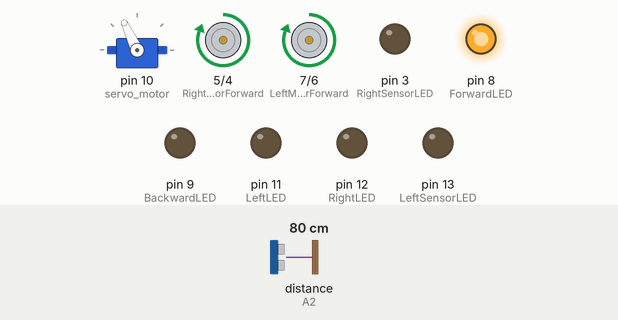
This sketch was run on a simulated Arduino Uno, built with avr-gcc and run on an emulated ATmega328P. On the bench: servo, motor-driver pin pairs drawn as motors (green arrow = first pin HIGH = forward, orange = second pin HIGH = backward, longer = more drive), output pins drawn as LEDs (lit = HIGH). The inputs (shaded band) are chosen by the test bench; at power-on: distance to the obstacle (sensor on A2) 80 cm. The echo pulse lasts 58.3 µs per cm.

Above: at 3.9 s.
4.0 s: distance to the obstacle (sensor on A2) set to 48 cm
5.5 s: distance to the obstacle (sensor on A2) set to 39 cm
At 7.3 s:
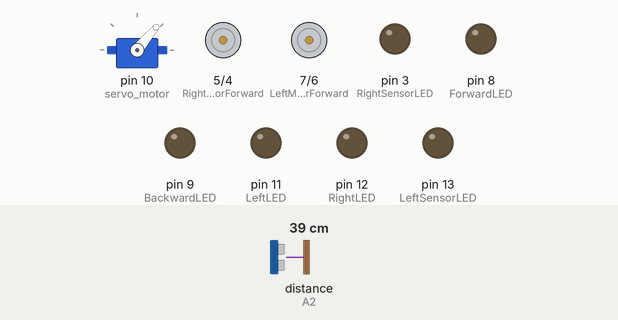
8.5 s: distance to the obstacle (sensor on A2) set to 60 cm
At 9.4 s:
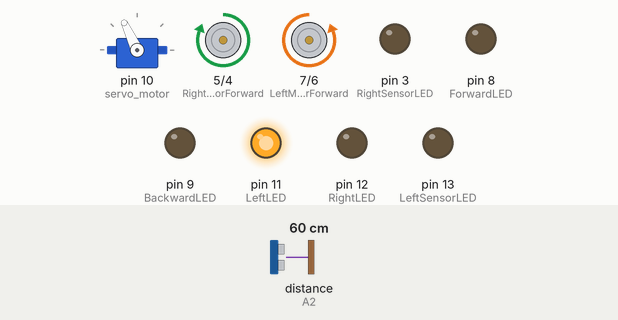
11.0 s: distance to the obstacle (sensor on A2) set to 2 cm
At 13.9 s:
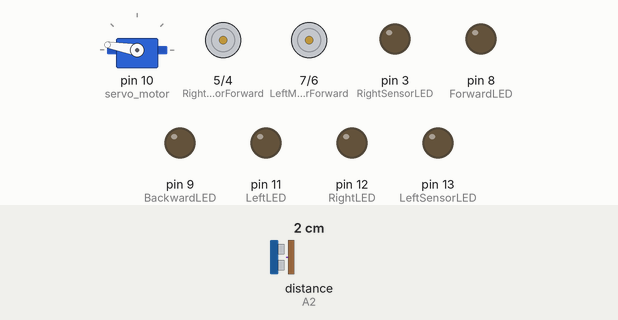
14.0 s: distance to the obstacle (sensor on A2) set to 120 cm
At 14.66 s:
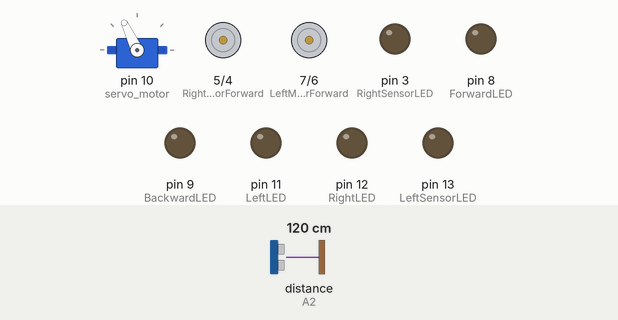
Timing chart, 0 to 17.0 s (numbered marks = the images above; inputs shaded):
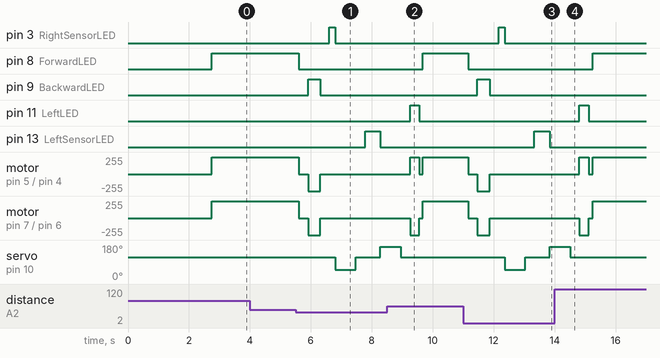

Measured:
- the behaviour switches between 45 and 44 cm on distance to the obstacle (sensor on A2) (found by bisection; images 0 and 1)
- after the input at 4.0 s, every drawn part: stays the same
- after the input at 5.5 s, pin 3 (RightSensorLED): LOW → HIGH after 1.1 s, → LOW 0.20 s later; pin 8 (ForwardLED): HIGH → LOW after 0.11 s
- after the input at 8.5 s, pin 3 (RightSensorLED): stays LOW (without the input it goes to HIGH after 2.2 s); pin 8 (ForwardLED): LOW → HIGH after 1.2 s
- after the input at 11.0 s, pin 3 (RightSensorLED): LOW → HIGH after 1.2 s, → LOW 0.20 s later; pin 8 (ForwardLED): HIGH → LOW after 0.17 s
- after the input at 14.0 s, pin 3 (RightSensorLED): stays LOW (without the input it goes to HIGH after 2.2 s); pin 8 (ForwardLED): LOW → HIGH after 1.2 s

The sketch:

043_Obstacle_Avoiding_Robot_with_L298N_LED_.ino
```cpp
#include <Servo.h>
#include <NewPing.h>

const int LeftMotorForward = 7;
const int LeftMotorBackward = 6;
const int RightMotorForward = 5;
const int RightMotorBackward = 4;
const int ForwardLED = 8;
const int BackwardLED = 9;
const int LeftLED = 11;
const int RightLED = 12;
const int LeftSensorLED = 13;
const int RightSensorLED = 3;
//pini sensori
#define trig_pin A1 //analog input 1
#define echo_pin A2 //analog input 2

#define maximum_distance 200
boolean goesForward = false;
int distance = 100;

NewPing sonar(trig_pin, echo_pin, maximum_distance); //functiunea sensorului
Servo servo_motor; //servo motorul


void setup(){

  pinMode(RightMotorForward, OUTPUT);
  pinMode(LeftMotorForward, OUTPUT);
  pinMode(LeftMotorBackward, OUTPUT);
  pinMode(RightMotorBackward, OUTPUT);
  pinMode(ForwardLED, OUTPUT);
  pinMode(BackwardLED, OUTPUT);
  pinMode(LeftLED, OUTPUT);
  pinMode( RightLED, OUTPUT);
  pinMode(LeftSensorLED, OUTPUT);
  pinMode( RightSensorLED, OUTPUT);

  servo_motor.attach(10); //servo pin

  servo_motor.write(115);
  delay(2000);
  distance = readPing();
  delay(100);
  distance = readPing();
  delay(100);
  distance = readPing();
  delay(100);
  distance = readPing();
  delay(100);
}

void loop(){

  int distanceRight = 0;
  int distanceLeft = 0;
  delay(50);

  if (distance <= 45){
    moveStop();
    delay(300);
    moveBackward();
    delay(400);
    moveStop();
    delay(300);
    distanceRight = lookRight();
    delay(300);
    distanceLeft = lookLeft();
    delay(300);

    if (distance >= distanceLeft){
      turnRight();
      moveStop();
    }
    else{
      turnLeft();
      moveStop();
    }
  }
  else{
    moveForward();
  }
    distance = readPing();
}

int lookRight(){


  digitalWrite(RightSensorLED, HIGH);
 delay(200);
 digitalWrite(RightSensorLED, LOW);
  servo_motor.write(50);
  delay(500);
  int distance = readPing();
  delay(100);
  servo_motor.write(115);
  return distance;
}

int lookLeft(){

   digitalWrite(LeftSensorLED, HIGH);
   delay(500);
  digitalWrite(LeftSensorLED, LOW);

  servo_motor.write(170);
  delay(500);
  int distance = readPing();
  delay(100);
  servo_motor.write(115);
  return distance;
  delay(100);
}

int readPing(){
  delay(70);
  int cm = sonar.ping_cm();
  if (cm==0){
    cm=250;
  }
  return cm;
}

void moveStop(){

  digitalWrite(RightMotorForward, LOW);
  digitalWrite(LeftMotorForward, LOW);
  digitalWrite(RightMotorBackward, LOW);
  digitalWrite(LeftMotorBackward, LOW);
  digitalWrite(ForwardLED, LOW);
  digitalWrite(BackwardLED, LOW);
  digitalWrite(LeftLED, LOW);
  digitalWrite(RightLED, LOW);
  digitalWrite(LeftSensorLED, LOW);
  digitalWrite(RightSensorLED, LOW);

}

void moveForward(){

  if(!goesForward){

    goesForward=true;

    digitalWrite(LeftMotorForward, HIGH);
    digitalWrite(RightMotorForward, HIGH);

    digitalWrite(LeftMotorBackward, LOW);
    digitalWrite(RightMotorBackward, LOW);

    digitalWrite(ForwardLED, HIGH);

  }
}

void moveBackward(){

  goesForward=false;

  digitalWrite(LeftMotorBackward, HIGH);
  digitalWrite(RightMotorBackward, HIGH);

  digitalWrite(LeftMotorForward, LOW);
  digitalWrite(RightMotorForward, LOW);

 digitalWrite(BackwardLED, HIGH);

}


void turnRight(){

  digitalWrite(RightLED, HIGH);


  digitalWrite(LeftMotorForward, HIGH);
  digitalWrite(RightMotorBackward, HIGH);

  digitalWrite(LeftMotorBackward, LOW);
  digitalWrite(RightMotorForward, LOW);

  delay(300);

  digitalWrite(LeftMotorForward, HIGH);
  digitalWrite(RightMotorForward, HIGH);

  digitalWrite(LeftMotorBackward, LOW);
  digitalWrite(RightMotorBackward, LOW);


}

void turnLeft(){

  digitalWrite(LeftLED, HIGH);

  digitalWrite(LeftMotorBackward, HIGH);
  digitalWrite(RightMotorForward, HIGH);

  digitalWrite(LeftMotorForward, LOW);
  digitalWrite(RightMotorBackward, LOW);

  delay(300);

  digitalWrite(LeftMotorForward, HIGH);
  digitalWrite(RightMotorForward, HIGH);

  digitalWrite(LeftMotorBackward, LOW);
  digitalWrite(RightMotorBackward, LOW);
}
```
